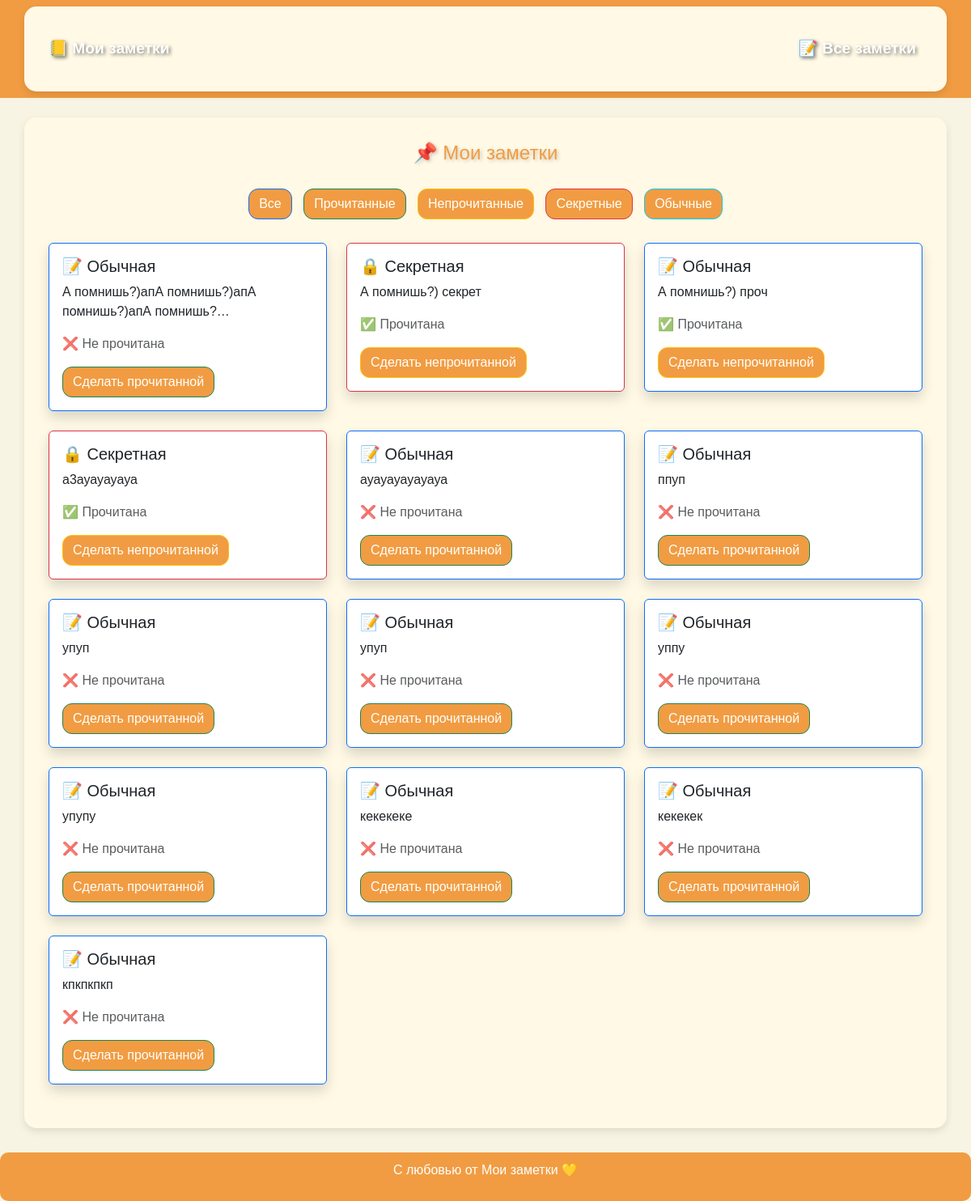
Page /notes/ on the earlier database version.
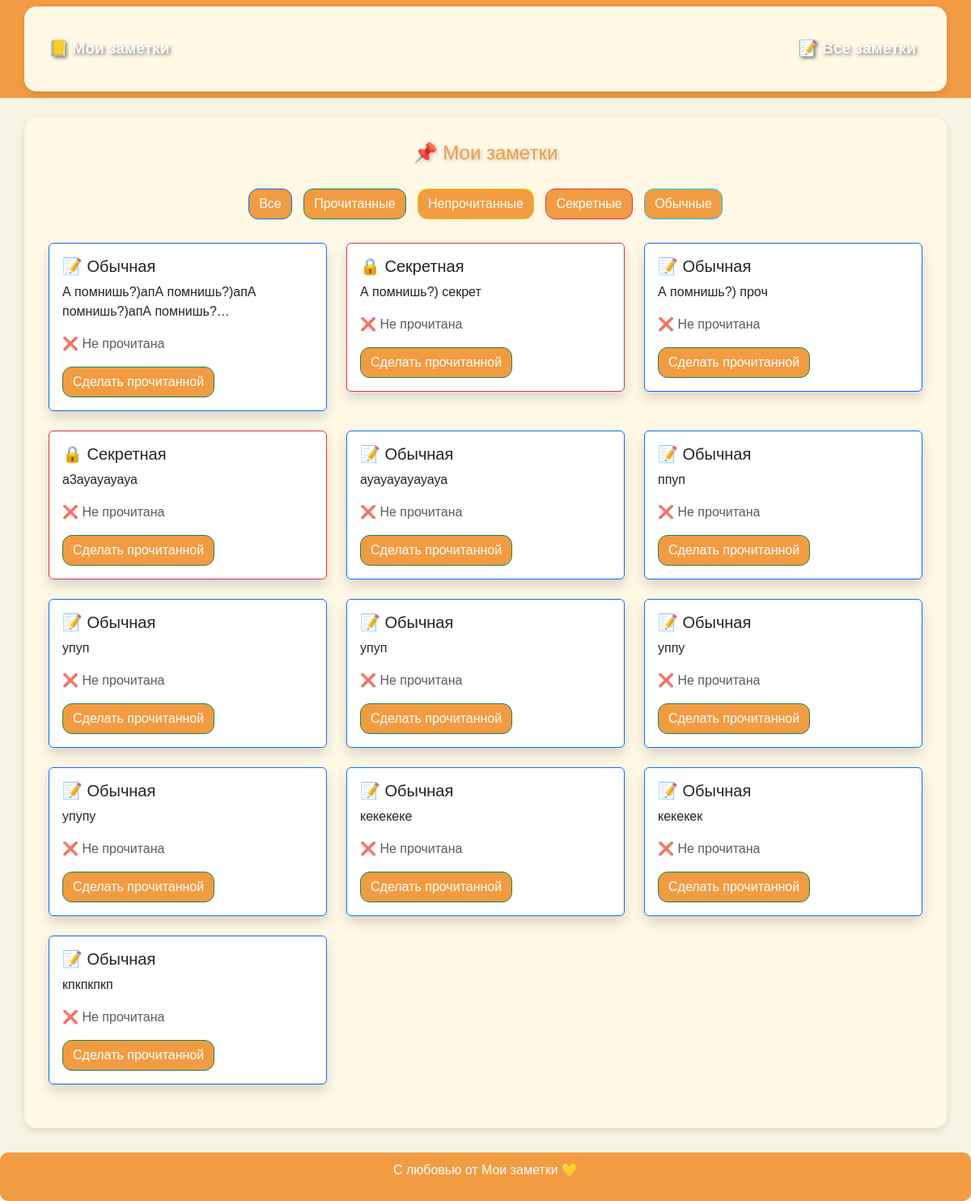
Same page on the later database version.
### api/models.py (models this page shows, shortened)
class Note(models.Model):
    text = models.TextField(verbose_name="Текст заметки")
    is_read = models.BooleanField(default=False, verbose_name="Прочитано")
    is_secret = models.BooleanField(default=False, verbose_name="Секретная")

### api/views.py (the view)
# urls.py: path("notes/", note_list, name="note_list"),
def note_list(request):
    notes = Note.objects.all()
    return render(request, "note_list.html", {"notes": notes})

### templates/note_list.html (shortened to what this page needs)
{% extends "base.html" %}
{% block content %}
    <h1 class="text-center mb-4 title">📌 Мои заметки</h1>
    <div class="text-center mb-4">
        <button class="btn btn-primary filter-btn" data-filter="all">Все</button>
        <button class="btn btn-success filter-btn" data-filter="read">Прочитанные</button>
        <button class="btn btn-warning filter-btn" data-filter="unread">Непрочитанные</button>
        <button class="btn btn-danger filter-btn" data-filter="secret">Секретные</button>
        <button class="btn btn-info filter-btn" data-filter="regular">Обычные</button>
    </div>
    {% if notes %}
        <div class="row">
            {% for note in notes %}
                <div class="col-md-6 col-lg-4 mb-4 note-card"
                     data-read="{% if note.is_read %}read{% else %}unread{% endif %}"
                     data-secret="{% if note.is_secret %}secret{% else %}regular{% endif %}">
                    <a href="{% url 'note_detail' note.id %}"
                       class="card shadow {% if note.is_secret %}border-danger{% else %}border-primary{% endif %} text-decoration-none">
                        <div class="card-body">
                            <h5 class="card-title">
                                {% if note.is_secret %} 🔒 Секретная {% else %} 📝 Обычная {% endif %}
                            </h5>
                            <p class="card-text">
                                {{ note.text|truncatechars:50 }}
                            </p>
                            <p class="text-muted">
                                <span id="status-{{ note.id }}">
                                    {% if note.is_read %} ✅ Прочитана {% else %} ❌ Не прочитана {% endif %}
                                </span>
                            </p>
                            <button class="btn {% if note.is_read %}btn-warning{% else %}btn-success{% endif %} toggle-read"
                                    data-id="{{ note.id }}">
                                {% if note.is_read %} Сделать непрочитанной {% else %} Сделать прочитанной {% endif %}
                            </button>
                        </div>
                    </a>
                </div>
            {% endfor %}
        </div>
    {% else %}
        <p class="text-center text-muted">Нет заметок.</p>
    {% endif %}
{% endblock %}

Differences in the rows shown:
changed Note "А помнишь?) секрет": is_read "✅ Прочитана Сделать непрочитанной" → "❌ Не прочитана Сделать прочитанной"
changed Note "А помнишь?) проч": is_read "✅ Прочитана Сделать непрочитанной" → "❌ Не прочитана Сделать прочитанной"
changed Note "а3ауауауауа": is_read "✅ Прочитана Сделать непрочитанной" → "❌ Не прочитана Сделать прочитанной"
